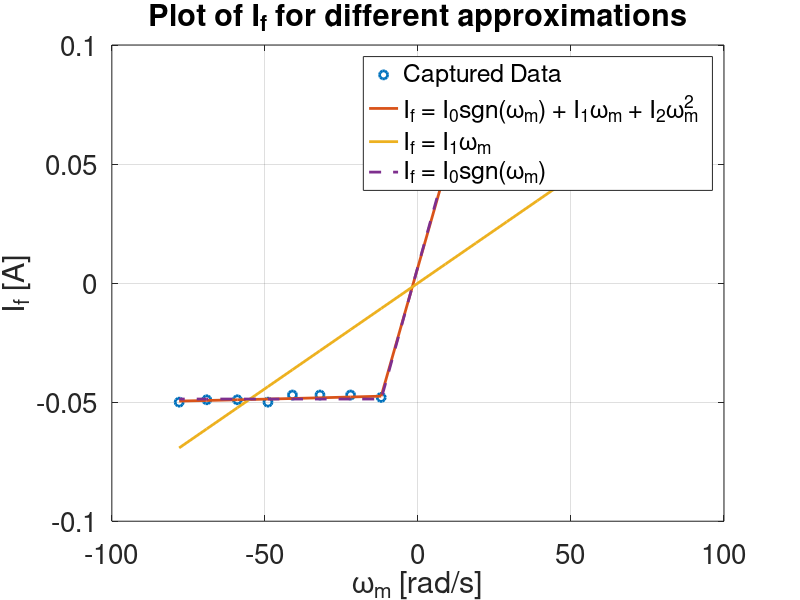

The MATLAB source for this figure:
vi_vals = [
%     1 .007 0;
    5.0 .024 76;
    4.5 .022 69;
    4.0 .022 59;
    3.5 .022 50;
    3.0 .022 39;
    2.5 .022 29;
    2.0 .022 19;
    1.5 .02 9;
%     -1.0 -.075 0;
    -1.5 -.075 -12;
    -2.0 -.074 -22;
    -2.5 -.074 -32;
    -3.0 -.074 -41;
    -3.5 -.077 -49;
    -4.0 -.076 -59;
    -4.5 -.076 -69;
    -5.0 -.077 -78;
    ];
current_offset = -0.027;

vi_vals(:, 2) = vi_vals(:, 2) - current_offset;

friction_current_all = @(x, xdata) x(1)*sign(xdata) + x(2)*xdata + x(3)*xdata.^2;
friction_current_1 = @(x, xdata) x*xdata;
friction_current_0 = @(x, xdata) x*sign(xdata);
x_all = [1, .01, .01];
x1 = 0.01;
x0 = 0.01;
I_all = lsqcurvefit(friction_current_all, x_all,vi_vals(:, 3), vi_vals(:, 2));
I_1 = lsqcurvefit(friction_current_1, x1,vi_vals(:, 3), vi_vals(:, 2));
I_0 = lsqcurvefit(friction_current_0, x0,vi_vals(:, 3), vi_vals(:, 2));

plot(vi_vals(:, 3), vi_vals(:, 2), 'o', 'linewidth', 2)
hold on
plot(vi_vals(:, 3), friction_current_all(I_all, vi_vals(:, 3)), ...
    'linewidth', 2)
plot(vi_vals(:, 3), friction_current_1(I_1, vi_vals(:, 3)), ...
    'linewidth', 2)
plot(vi_vals(:, 3), friction_current_0(I_0, vi_vals(:, 3)), '--', ...
    'linewidth', 2)
set(gca, 'FontSize', 20);
legend('Captured Data', ...
       'I_f = I_0sgn(\omega_m) + I_1\omega_m + I_2\omega_m^2', ...
       'I_f = I_1\omega_m', ...
       'I_f = I_0sgn(\omega_m)');
title('Plot of I_f for different approximations')
xlabel('\omega_m [rad/s]')
ylabel('I_f [A]')
grid on
